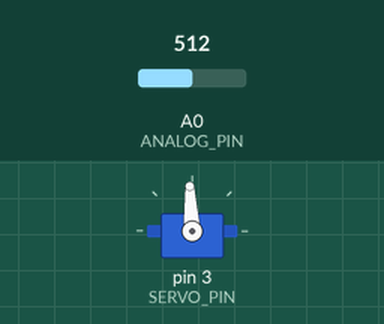
The sketch below on a simulated Arduino Uno, built with avr-gcc and run on an emulated ATmega328P. On the bench: servo. The inputs (shaded band) are chosen by the test bench; at power-on: A0 (ANALOG_PIN) = 512.

Above: at 1.2 s.
1.3 s: A0 (ANALOG_PIN) set to 610
At 1.6 s:
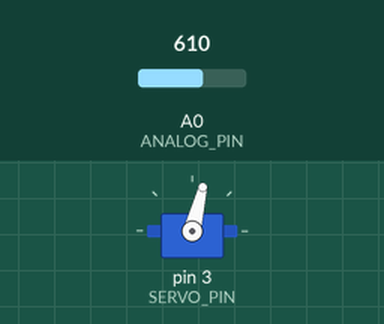
2.8 s: A0 (ANALOG_PIN) set to 716
At 4.0 s:
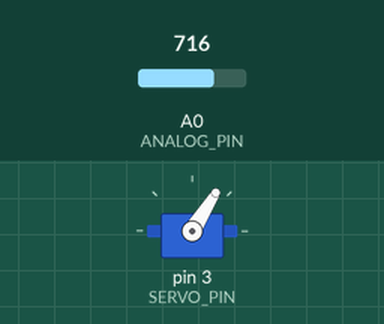
4.3 s: A0 (ANALOG_PIN) set to 900
At 5.3 s:
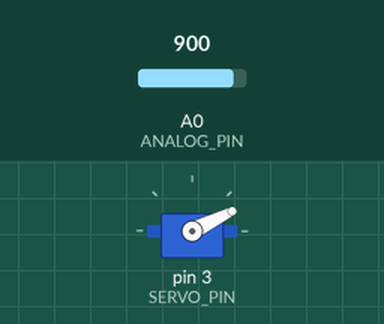
5.8 s: A0 (ANALOG_PIN) set to 1023
At 6.6 s:
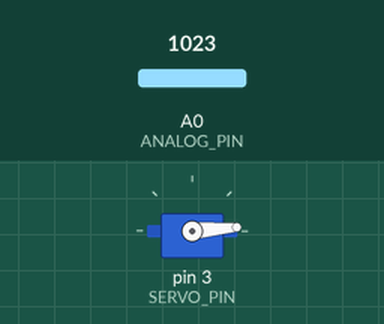
7.3 s: A0 (ANALOG_PIN) set to 306
At 7.8 s:
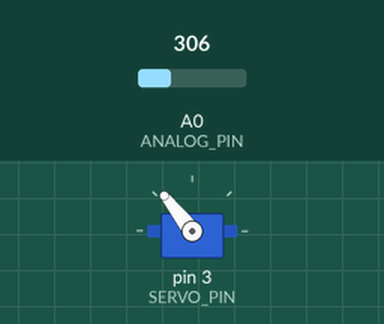
8.8 s: A0 (ANALOG_PIN) set to 511
At 9.1 s:
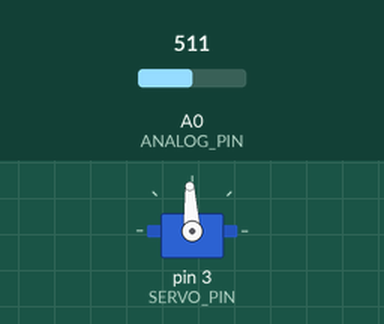
Timing chart, 0 to 11.3 s (numbered marks = the images above; inputs shaded):
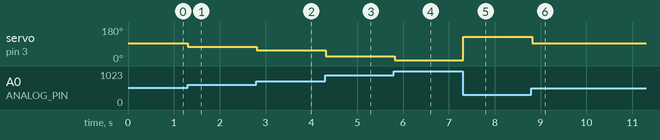

The sketch:

C-analogInServoOut.ino
```cpp
/***********************************************************************************
 *   ___________
 *  |     __    |           RG 101 - Servo
 *  |   /    \  |                Set Servo Degrees
 *  |  |      | |
 *  |   \ __ /  |
 *  |           |
 *  |           |
 *  |___________|
 *
 *  This code will set the positions on a servo using servo.writeMicroseconds()
 *  based on the input from an analog sensor.
 *
 *  Digital 3 - RobotGeek Servo
 *  Analog 0 - RobotGeek Rotation Knob or other Analog Input
 *
 * For a more in depth explanation of wiring,  this code and more information on using
 * Digital outputs and Arduino check out our Servo Tutorial
 * http://learn.robotgeek.com/robotgeek-101-1/233-servo-primer.html
 *
 *
 * Important Functions
 *  analogRead()
 *  servo.writeMicroseconds()
 *  map()
 *****************************************************************************************/
#include <Servo.h>

const int ANALOG_PIN = 0;
const int SERVO_PIN = 3;      //pin number for the led pin - this is 'const' since it will not change during code, and saves Arduino memory
const int SERVO_MIN_PULSE = 600;
const int SERVO_MAX_PULSE = 2400;
const int SERVO_CENTER_PULSE = 1500;

int analogSensorValue;    //the raw value read from the analog sensor
int servoValue;           //holds the current PWM value (0-255)\

Servo servo1;             //create servo object, 'servo1'

//setup runs once when the Geekduino/Arduino is turned on
void setup()
{
  servo1.attach(SERVO_PIN); //attach the servo on pin SERVO_PIN
} //setup() is done, go to loop()

//loop runs forever once setup is complete
void loop()
{
  analogSensorValue = analogRead(ANALOG_PIN);   //read the analog sensor and store it in 'analogSensorValue'

  servoValue = map(analogSensorValue, 0, 1023, SERVO_MAX_PULSE, SERVO_MIN_PULSE);  //the map functions converts a number from one range to another, so the analog input is mapped to the servo microsecond values
  servo1.writeMicroseconds(servoValue);  //send the servo to the value in 'servoValue', thus adjusting the servo based on the analog input
  delay(100);  //short delay to account for servo movement

}//go back to the first line in loop()
```

Measured:
- after the input at 1.3 s, servo on pin 3 (SERVO_PIN): 93° → 76° at once
- after the input at 2.8 s, servo on pin 3 (SERVO_PIN): 76° → 58° at once
- after the input at 4.3 s, servo on pin 3 (SERVO_PIN): 58° → 26° at once
- after the input at 5.8 s, servo on pin 3 (SERVO_PIN): 26° → 5° at once
- after the input at 7.3 s, servo on pin 3 (SERVO_PIN): 5° → 128° at once
- after the input at 8.8 s, servo on pin 3 (SERVO_PIN): 128° → 93° at once
